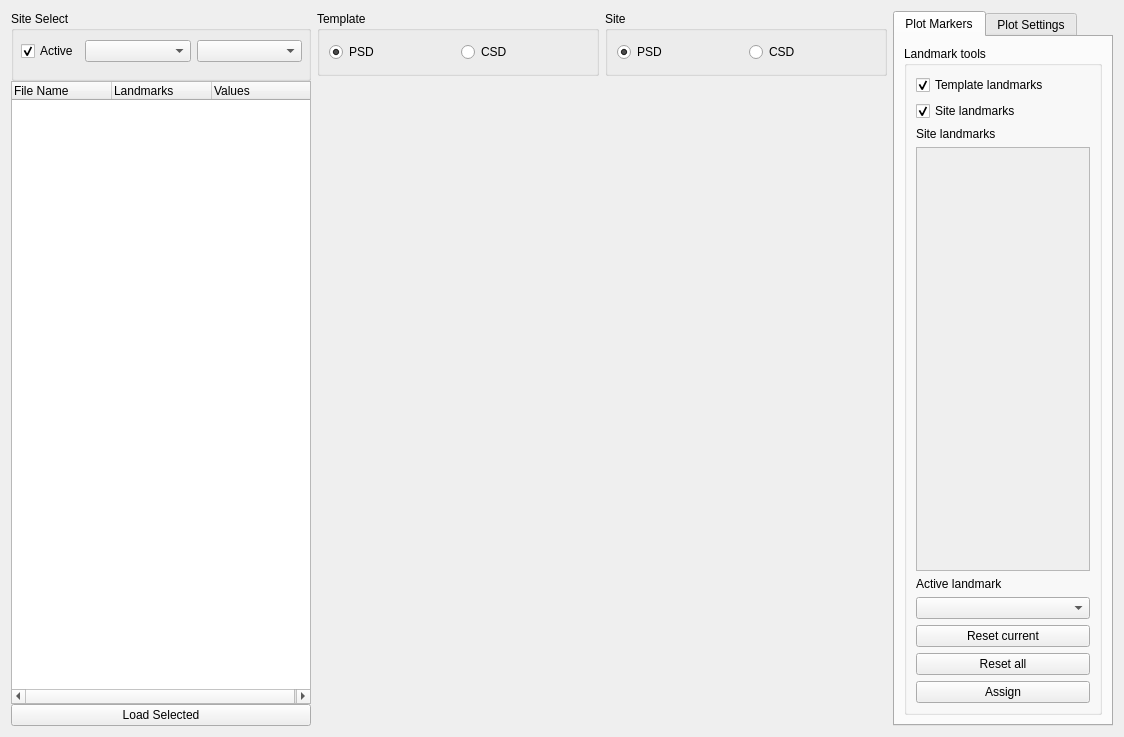
<?xml version="1.0" encoding="UTF-8"?>
<ui version="4.0">
 <class>mainWidget</class>
 <widget class="QWidget" name="mainWidget">
  <property name="geometry">
   <rect>
    <x>0</x>
    <y>0</y>
    <width>1124</width>
    <height>737</height>
   </rect>
  </property>
  <property name="sizePolicy">
   <sizepolicy hsizetype="Expanding" vsizetype="Expanding">
    <horstretch>0</horstretch>
    <verstretch>0</verstretch>
   </sizepolicy>
  </property>
  <property name="windowTitle">
   <string>Form</string>
  </property>
  <layout class="QGridLayout" name="gridLayout_2">
   <item row="0" column="0">
    <layout class="QGridLayout" name="gridLayout" rowstretch="0,0,0" columnstretch="0,0,0,0,0">
     <property name="verticalSpacing">
      <number>15</number>
     </property>
     <item row="0" column="1" alignment="Qt::AlignTop">
      <widget class="QGroupBox" name="templategroupBox">
       <property name="sizePolicy">
        <sizepolicy hsizetype="Preferred" vsizetype="Preferred">
         <horstretch>0</horstretch>
         <verstretch>0</verstretch>
        </sizepolicy>
       </property>
       <property name="minimumSize">
        <size>
         <width>150</width>
         <height>65</height>
        </size>
       </property>
       <property name="title">
        <string>Template</string>
       </property>
       <layout class="QVBoxLayout" name="verticalLayout_2">
        <item>
         <layout class="QHBoxLayout" name="horizontalLayout">
          <property name="sizeConstraint">
           <enum>QLayout::SetMinimumSize</enum>
          </property>
          <item>
           <widget class="QRadioButton" name="tempPSDradioButton">
            <property name="minimumSize">
             <size>
              <width>20</width>
              <height>20</height>
             </size>
            </property>
            <property name="text">
             <string>PSD</string>
            </property>
            <property name="checked">
             <bool>true</bool>
            </property>
           </widget>
          </item>
          <item>
           <widget class="QRadioButton" name="tempCSDradioButton">
            <property name="minimumSize">
             <size>
              <width>20</width>
              <height>20</height>
             </size>
            </property>
            <property name="text">
             <string>CSD</string>
            </property>
           </widget>
          </item>
         </layout>
        </item>
       </layout>
      </widget>
     </item>
     <item row="0" column="0" rowspan="3">
      <layout class="QVBoxLayout" name="verticalLayout">
       <item>
        <widget class="QGroupBox" name="siteselectgroupBox">
         <property name="minimumSize">
          <size>
           <width>0</width>
           <height>70</height>
          </size>
         </property>
         <property name="title">
          <string>Site Select</string>
         </property>
         <widget class="QWidget" name="layoutWidget">
          <property name="geometry">
           <rect>
            <x>10</x>
            <y>25</y>
            <width>281</width>
            <height>31</height>
           </rect>
          </property>
          <layout class="QHBoxLayout" name="SiteselectLayout" stretch="0,0,0">
           <property name="spacing">
            <number>6</number>
           </property>
           <property name="sizeConstraint">
            <enum>QLayout::SetNoConstraint</enum>
           </property>
           <item>
            <widget class="QCheckBox" name="siteactivecheckBox">
             <property name="text">
              <string>Active</string>
             </property>
             <property name="checked">
              <bool>true</bool>
             </property>
            </widget>
           </item>
           <item>
            <widget class="QComboBox" name="animalcomboBox">
             <property name="sizePolicy">
              <sizepolicy hsizetype="Expanding" vsizetype="Fixed">
               <horstretch>0</horstretch>
               <verstretch>0</verstretch>
              </sizepolicy>
             </property>
            </widget>
           </item>
           <item alignment="Qt::AlignVCenter">
            <widget class="QComboBox" name="sitecomboBox">
             <property name="sizePolicy">
              <sizepolicy hsizetype="Expanding" vsizetype="Fixed">
               <horstretch>0</horstretch>
               <verstretch>0</verstretch>
              </sizepolicy>
             </property>
            </widget>
           </item>
          </layout>
         </widget>
        </widget>
       </item>
       <item>
        <widget class="QTreeWidget" name="siteList">
         <property name="sizePolicy">
          <sizepolicy hsizetype="Expanding" vsizetype="Expanding">
           <horstretch>0</horstretch>
           <verstretch>0</verstretch>
          </sizepolicy>
         </property>
         <property name="minimumSize">
          <size>
           <width>300</width>
           <height>500</height>
          </size>
         </property>
         <property name="columnCount">
          <number>3</number>
         </property>
         <column>
          <property name="text">
           <string>File Name</string>
          </property>
         </column>
         <column>
          <property name="text">
           <string>Landmarks</string>
          </property>
         </column>
         <column>
          <property name="text">
           <string>Values</string>
          </property>
         </column>
        </widget>
       </item>
       <item>
        <widget class="QPushButton" name="sitepushButton">
         <property name="sizePolicy">
          <sizepolicy hsizetype="Preferred" vsizetype="Fixed">
           <horstretch>0</horstretch>
           <verstretch>0</verstretch>
          </sizepolicy>
         </property>
         <property name="text">
          <string>Load Selected</string>
         </property>
        </widget>
       </item>
      </layout>
     </item>
     <item row="1" column="2">
      <widget class="MplWidget" name="siteCanvas" native="true">
       <property name="sizePolicy">
        <sizepolicy hsizetype="Expanding" vsizetype="Expanding">
         <horstretch>0</horstretch>
         <verstretch>0</verstretch>
        </sizepolicy>
       </property>
      </widget>
     </item>
     <item row="0" column="2">
      <widget class="QGroupBox" name="sitegroupBox">
       <property name="sizePolicy">
        <sizepolicy hsizetype="Preferred" vsizetype="Preferred">
         <horstretch>0</horstretch>
         <verstretch>0</verstretch>
        </sizepolicy>
       </property>
       <property name="minimumSize">
        <size>
         <width>150</width>
         <height>65</height>
        </size>
       </property>
       <property name="title">
        <string>Site</string>
       </property>
       <layout class="QVBoxLayout" name="verticalLayout_3">
        <property name="sizeConstraint">
         <enum>QLayout::SetDefaultConstraint</enum>
        </property>
        <item>
         <layout class="QHBoxLayout" name="horizontalLayout_2">
          <property name="sizeConstraint">
           <enum>QLayout::SetNoConstraint</enum>
          </property>
          <item>
           <widget class="QRadioButton" name="sitePSDradioButton">
            <property name="minimumSize">
             <size>
              <width>20</width>
              <height>20</height>
             </size>
            </property>
            <property name="text">
             <string>PSD</string>
            </property>
            <property name="checked">
             <bool>true</bool>
            </property>
           </widget>
          </item>
          <item>
           <widget class="QRadioButton" name="siteCSDradioButton">
            <property name="minimumSize">
             <size>
              <width>20</width>
              <height>20</height>
             </size>
            </property>
            <property name="text">
             <string>CSD</string>
            </property>
           </widget>
          </item>
         </layout>
        </item>
       </layout>
      </widget>
     </item>
     <item row="1" column="1">
      <widget class="MplWidget" name="templateCanvas" native="true">
       <property name="enabled">
        <bool>true</bool>
       </property>
       <property name="sizePolicy">
        <sizepolicy hsizetype="Expanding" vsizetype="Expanding">
         <horstretch>0</horstretch>
         <verstretch>0</verstretch>
        </sizepolicy>
       </property>
      </widget>
     </item>
     <item row="0" column="3" rowspan="3" colspan="2">
      <widget class="QTabWidget" name="plotsettingstabWidget">
       <property name="minimumSize">
        <size>
         <width>220</width>
         <height>0</height>
        </size>
       </property>
       <property name="currentIndex">
        <number>0</number>
       </property>
       <widget class="QWidget" name="Markers">
        <attribute name="title">
         <string>Plot Markers</string>
        </attribute>
        <layout class="QVBoxLayout" name="verticalLayout_7">
         <item>
          <widget class="QGroupBox" name="landmarkgroupBox">
           <property name="sizePolicy">
            <sizepolicy hsizetype="Expanding" vsizetype="Expanding">
             <horstretch>0</horstretch>
             <verstretch>0</verstretch>
            </sizepolicy>
           </property>
           <property name="minimumSize">
            <size>
             <width>0</width>
             <height>650</height>
            </size>
           </property>
           <property name="title">
            <string>Landmark tools</string>
           </property>
           <layout class="QVBoxLayout" name="verticalLayout_6">
            <item>
             <widget class="QCheckBox" name="templatelandmarkcheckBox">
              <property name="text">
               <string>Template landmarks</string>
              </property>
              <property name="checked">
               <bool>true</bool>
              </property>
             </widget>
            </item>
            <item>
             <widget class="QCheckBox" name="sitelandmarkcheckBox">
              <property name="text">
               <string>Site landmarks</string>
              </property>
              <property name="checked">
               <bool>true</bool>
              </property>
             </widget>
            </item>
            <item>
             <widget class="QLabel" name="label_2">
              <property name="text">
               <string>Site landmarks</string>
              </property>
             </widget>
            </item>
            <item>
             <widget class="QScrollArea" name="landmarkscrollArea">
              <property name="sizePolicy">
               <sizepolicy hsizetype="Expanding" vsizetype="Expanding">
                <horstretch>0</horstretch>
                <verstretch>0</verstretch>
               </sizepolicy>
              </property>
              <property name="widgetResizable">
               <bool>true</bool>
              </property>
              <widget class="QWidget" name="scrollAreaWidgetContents">
               <property name="geometry">
                <rect>
                 <x>0</x>
                 <y>0</y>
                 <width>172</width>
                 <height>414</height>
                </rect>
               </property>
               <layout class="QVBoxLayout" name="verticalLayout_4">
                <item>
                 <layout class="QVBoxLayout" name="verticalLayout_5"/>
                </item>
               </layout>
              </widget>
             </widget>
            </item>
            <item>
             <widget class="QLabel" name="label">
              <property name="text">
               <string>Active landmark</string>
              </property>
             </widget>
            </item>
            <item>
             <widget class="QComboBox" name="landmarkcomboBox"/>
            </item>
            <item>
             <widget class="QPushButton" name="pushButton">
              <property name="text">
               <string>Reset current</string>
              </property>
             </widget>
            </item>
            <item>
             <widget class="QPushButton" name="resetlandmarkspushButton">
              <property name="text">
               <string>Reset all</string>
              </property>
             </widget>
            </item>
            <item>
             <widget class="QPushButton" name="assignButton">
              <property name="text">
               <string>Assign</string>
              </property>
             </widget>
            </item>
           </layout>
          </widget>
         </item>
        </layout>
       </widget>
       <widget class="QWidget" name="tab_4">
        <attribute name="title">
         <string>Plot Settings</string>
        </attribute>
        <widget class="QGroupBox" name="normalizationgroupBox">
         <property name="geometry">
          <rect>
           <x>9</x>
           <y>9</y>
           <width>191</width>
           <height>117</height>
          </rect>
         </property>
         <property name="title">
          <string>Normalization</string>
         </property>
         <layout class="QVBoxLayout" name="verticalLayout_8">
          <item>
           <widget class="QRadioButton" name="tempmaxnormradioButton">
            <property name="text">
             <string>Template max</string>
            </property>
           </widget>
          </item>
          <item>
           <widget class="QRadioButton" name="sitemaxnormradioButton">
            <property name="text">
             <string>Site max</string>
            </property>
           </widget>
          </item>
          <item>
           <widget class="QRadioButton" name="nonormradioButton">
            <property name="text">
             <string>None</string>
            </property>
           </widget>
          </item>
         </layout>
        </widget>
       </widget>
      </widget>
     </item>
    </layout>
   </item>
  </layout>
 </widget>
 <customwidgets>
  <customwidget>
   <class>MplWidget</class>
   <extends>QWidget</extends>
   <header>mplwidget.h</header>
   <container>1</container>
  </customwidget>
 </customwidgets>
 <resources/>
 <connections/>
</ui>
